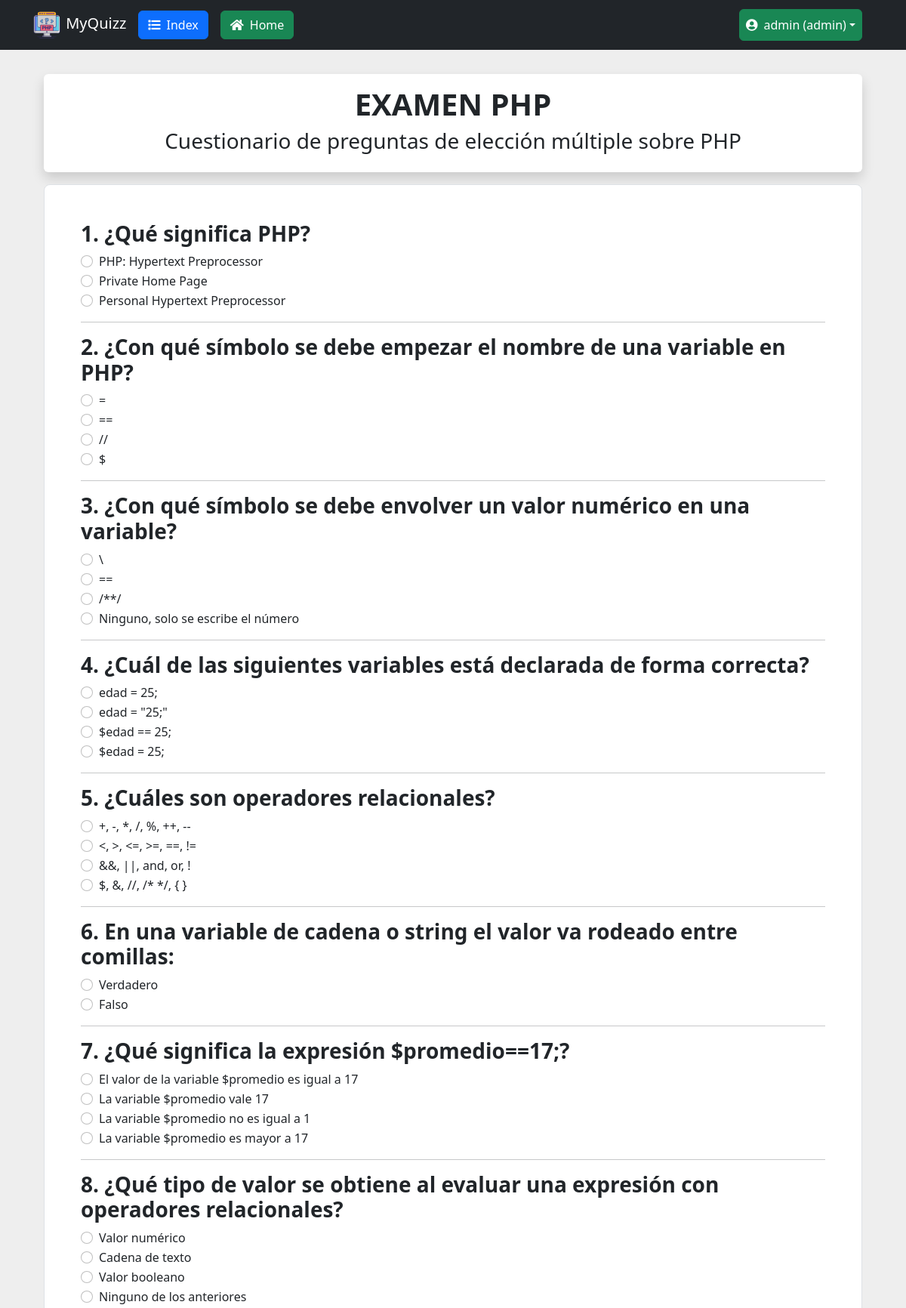
Screenshot of /test.php (signed in, upper part) with the database file from the repository.
### tables this page shows
CREATE TABLE test (
    id INT NOT NULL AUTO_INCREMENT PRIMARY KEY,
    testname VARCHAR(50),
	descripcion VARCHAR(255)

);

CREATE TABLE preguntas (
    id INT NOT NULL AUTO_INCREMENT PRIMARY KEY,
    question TEXT,
    id_test INT,
	answer_explained TEXT,
    CONSTRAINT id_test_fk FOREIGN KEY (id_test) REFERENCES test (id) ON DELETE CASCADE
);

CREATE TABLE respuestas (
    id INT NOT NULL AUTO_INCREMENT PRIMARY KEY,
    answer TEXT,
    id_question INT,
	es_correcta BOOLEAN,
    CONSTRAINT id_preg_fk FOREIGN KEY (id_question) REFERENCES preguntas (id) ON DELETE CASCADE
);

### test.php (the view, shortened to what this page needs)
<?php
	$id_test=1;
	require_once 'conectar.php';
	try{
		$stmt = $dbh->prepare("SELECT * FROM test, preguntas WHERE test.id=preguntas.id_test AND test.id=?");
		$stmt->bindParam(1, $id_test);
		$stmt->execute();
		$questions = $stmt->fetchAll(PDO::FETCH_ASSOC);
		$total_questions= $stmt->rowCount();
	}catch(PDOException $e) {
		$errores[]= "Error: " . $e->getMessage();
	}
	?>
<?php require_once ("header.php") ?>
	<main>
		<div class="container">
			<div class="row">
				<div class="mx-auto">
					<div class="text-center shadow p-3 m-3 bg-body rounded">
						<h1 class="fs-1 fw-bold">EXAMEN <?php isset($questions) ? print $questions[0]['testname'] : "" ?></h1>
						<h3><?php isset($questions) ? print $questions[0]['descripcion'] : "" ?></h3>
					</div>
					<form method="POST" action="./resultado.php" class="border rounded-3 bg-white p-5 m-3">
					<?php if(isset($questions) && $total_questions>0){for($i=1; $i<=$total_questions; $i++){ ?>
						<h3 class="fw-bold"><?php echo $i.". ". $questions[$i-1]['question']; ?> </h3>
						<?php
						try{
							$stmt2 = $dbh->prepare("SELECT * FROM respuestas where id_question=?");
							$stmt2->bindParam(1, $questions[$i-1]['id']);
							$stmt2->execute();
							$answers = $stmt2->fetchAll(PDO::FETCH_ASSOC);
						foreach($answers as $answer){ ?>
							<div class="form-check">
								<input class="form-check-input" type="radio" id="<?php echo $answer['id']; ?>" name="<?php echo "p".$questions[$i-1]['id']; ?>" value="<?php echo $answer['id']; ?>">
								<label class="form-check-label" for="<?php echo $answer['id']; ?>">
									<?php echo $answer['answer']; ?>
								</label>
							</div>
						<?php }
						}catch(PDOException $e) {
							$errores[]= "Error: " . $e->getMessage();
						}
						?>
						<hr>
	<?php
						}
					}else{
						$errores[]= "Error: No existen preguntas disponibles en la base de datos";
					}
	?>
					</form>
				</div>
			</div>
		</div>
	</main>
	<?php require_once ("footer.php") ?>

### rows the page displays
test: testname "PHP", descripcion "Cuestionario de preguntas de elección múltiple sobre PHP"
preguntas: question "¿Qué significa PHP?"
respuestas: answer "PHP: Hypertext Preprocessor"
respuestas: answer "Private Home Page"
respuestas: answer "Personal Hypertext Preprocessor"
preguntas: question "¿Con qué símbolo se debe empezar el nombre de una variable en PHP?"
respuestas: answer "="
respuestas: answer "=="
respuestas: answer "//"
respuestas: answer "$"
preguntas: question "¿Con qué símbolo se debe envolver un valor numérico en una variable?"
respuestas: answer "\\"
respuestas: answer "=="
respuestas: answer "/**/"
respuestas: answer "Ninguno, solo se escribe el número"
preguntas: question "¿Cuál de las siguientes variables está declarada de forma correcta?"
respuestas: answer "edad = 25;"
respuestas: answer "edad = \"25;\""
respuestas: answer "$edad == 25;"
respuestas: answer "$edad = 25;"
preguntas: question "¿Cuáles son operadores relacionales?"
respuestas: answer "+, -, *, /, %, ++, --"
respuestas: answer "<, >, <=, >=, ==, !="
respuestas: answer "&&, ||, and, or, !"
respuestas: answer "$, &, //, /* */, { }"
preguntas: question "En una variable de cadena o string el valor va rodeado entre comillas:"
respuestas: answer "Verdadero"
respuestas: answer "Falso"
preguntas: question "¿Qué significa la expresión $promedio==17;?"
respuestas: answer "El valor de la variable $promedio es igual a 17"
respuestas: answer "La variable $promedio vale 17"
respuestas: answer "La variable $promedio no es igual a 1"
respuestas: answer "La variable $promedio es mayor a 17"
preguntas: question "¿Qué tipo de valor se obtiene al evaluar una expresión con operadores relacionales?"
respuestas: answer "Valor numérico"
respuestas: answer "Cadena de texto"
respuestas: answer "Valor booleano"
respuestas: answer "Ninguno de los anteriores"

### other values shown
$_SESSION['username'] "admin"
$_SESSION['rol'] "admin"
